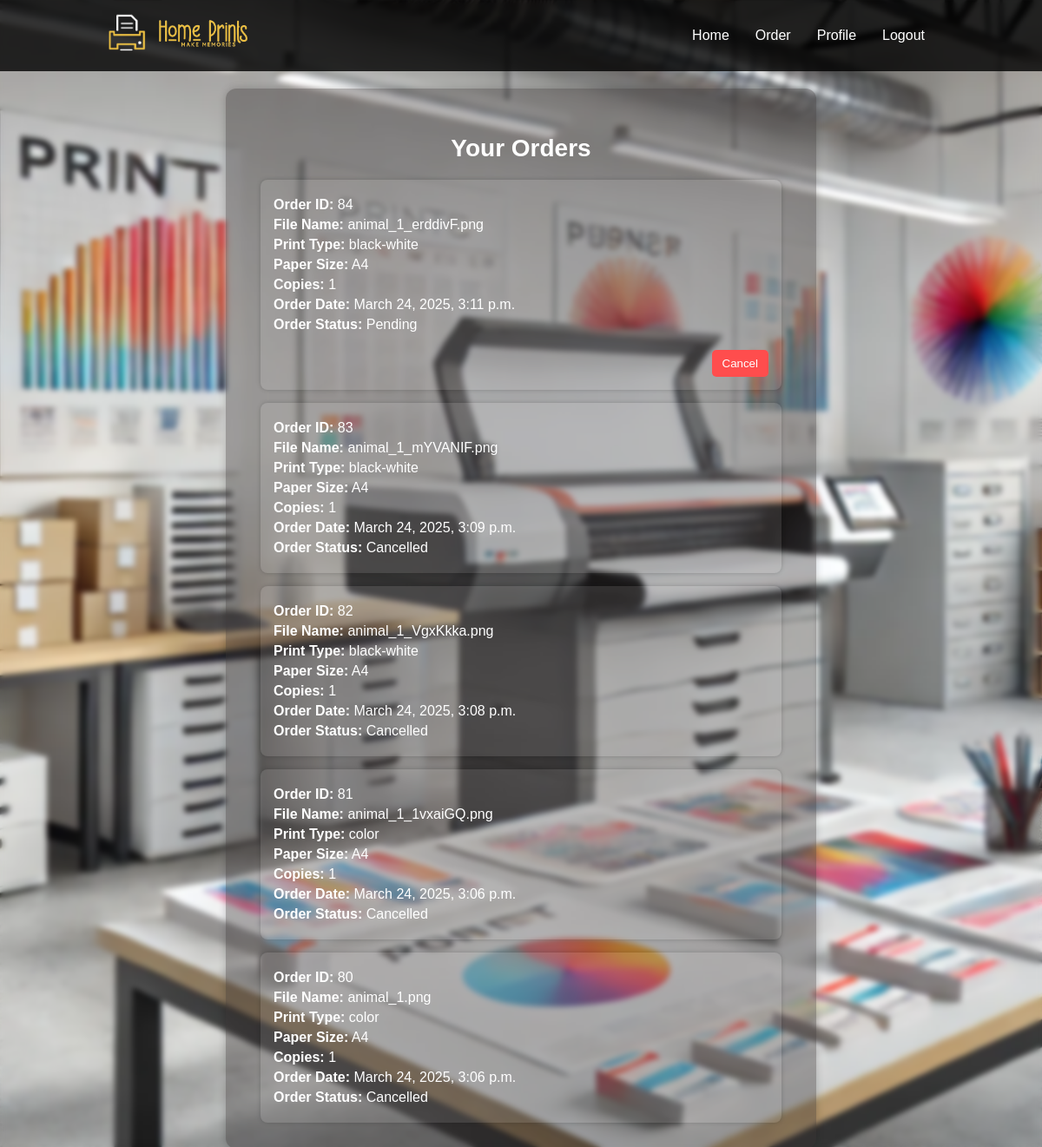
The page /list_orders/ (signed in) on the database its author committed.
### user/models.py (models this page shows, shortened)
class PrintOrder(models.Model):
    user = models.ForeignKey(User, on_delete=models.CASCADE)  # Link directly to the default User model
    file = models.FileField()  # File uploaded to /media/orders/
    print_type = models.CharField(max_length=20, choices=[('black-white', 'Black & White'), ('color', 'Color')])
    paper_size = models.CharField(max_length=10, choices=[('A4', 'A4'), ('A3', 'A3'), ('Letter', 'Letter'), ('Legal', 'Legal')])
    copies = models.PositiveIntegerField()
    notes = models.TextField(blank=True, null=True)
    total_amount = models.DecimalField(max_digits=10, decimal_places=2, default=0.00)
    razorpay_order_id = models.CharField(max_length=100, blank=True, null=True)
    razorpay_payment_id = models.CharField(max_length=100, blank=True, null=True)
    payment_status = models.CharField(max_length=20, choices=[('COD', 'COD'), ('Paid', 'Paid')], default='COD')
    order_date = models.DateTimeField(auto_now_add=True)  # Auto store order timestamp
    order_status = models.CharField(max_length=20, choices=[('Pending', 'Pending'), ('Processing', 'Processing'), ('Completed', 'Completed'), ('Cancelled', 'Cancelled')], default='Pending')

### user/views.py (the view)
# urls.py: path('list_orders/', list_orders, name='list_orders'),
def list_orders(request):
    user_orders = PrintOrder.objects.filter(user=request.user).order_by('-order_date')  # Fetch orders
    return render(request, 'list_orders.html', {'user_orders': user_orders})

### templates/list_orders.html (shortened to what this page needs)
{% load static %}
<!DOCTYPE html>
<html lang="en">
<head>
    <link rel="stylesheet" href="{% static 'css/list_orders.css' %}">
</head>
<body>
    <header>
        <div>
            <img src="{% static 'images/logo.png' %}" alt="PrintEase Logo" class="logo">
            <img src="{% static 'images/text.png' %}" alt="text" class="text">
        </div>
        <nav>
            <ul>
                <li><a href="{% url 'home' %}">Home</a></li>
                <li><a href="{% url 'order' %}">Order</a></li>
                <li><a href="{% url 'profile' %}">Profile</a></li>
                <li><a href="{% url 'signout' %}">Logout</a></li>
            </ul>
        </nav>
    </header>
    <section class="orders-container">
        <h2>Your Orders</h2>
        <div class="orders-list">
            {% for order in user_orders %}
                <div class="order-box">
                    <p><strong>Order ID:</strong> {{ order.id }}</p>
                    <p><strong>File Name:</strong> {{ order.file.name }}</p>
                    <p><strong>Print Type:</strong> {{ order.print_type }}</p>
                    <p><strong>Paper Size:</strong> {{ order.paper_size }}</p>
                    <p><strong>Copies:</strong> {{ order.copies }}</p>
                    <p><strong>Order Date:</strong> {{ order.order_date }}</p>
                    <p><strong>Order Status:</strong> {{ order.order_status }}</p>
                    {% if order.order_status != "Processing" and order.order_status != "Cancelled" %}
                        <div class="btn-cancel-container">
                            <form method="POST" action="{% url 'cancel_order' order.id %}">
                                <button type="submit" class="btn-cancel">Cancel</button>
                            </form>
                        </div>
                    {% elif order.order_status != "Cancelled" %}
                        <span class="disabled-text">Cannot Cancel</span>
                    {% endif %}
                </div>
            {% empty %}
                <p>No orders found.</p>
            {% endfor %}
        </div>
    </section>
</body>
</html>

### static/css/list_orders.css (style rules this page uses)
body { font-family: Arial, sans-serif; margin: 0; padding: 0; background-image: url('../images/bck.webp'); backdrop-filter: blur(3px); background-size: cover; background-position: center; color: #333; }
header { display: flex; justify-content: space-between; align-items: center; padding: 15px 10%; background: rgba(0, 0, 0, 0.8); }
.logo { width: 50px; }
.text { width: 120px; }
nav ul { list-style: none; display: flex; }
nav ul li { margin: 0 15px; }
nav ul li a { text-decoration: none; color: white; font-size: 16px; }
.orders-container { width: 80%; max-width: 600px; background: rgba(55, 50, 50, 0.375); color: #fff; border-radius: 12px; padding: 30px 40px; text-align: center; box-shadow: 0 0 10px rgba(0, 0, 0, .2); margin: 20px auto; }
.orders-container h2 { font-size: 28px; margin-bottom: 20px; }
.orders-list { display: flex; flex-direction: column; gap: 15px; }
.order-box { background: rgba(255, 255, 255, 0.1); padding: 15px; border-radius: 8px; text-align: left; box-shadow: 0 0 5px rgba(0, 0, 0, 0.2); }
.order-box p { margin: 5px 0; font-size: 16px; }
.btn-cancel { background-color: #ff4d4d; color: white; border: none; padding: 8px 12px; cursor: pointer; border-radius: 5px; transition: background 0.3s; }
.btn-cancel-container { display: flex; justify-content: right; margin-top: 20px; }

### rows shown on the page
PrintOrder: id "84", file.name "animal_1_erddivF.png", print_type "black-white", paper_size "A4", copies "1", order_date "March 24, 2025, 3:11 p.m.", order_status "Pending", shows "Cancel"
PrintOrder: id "83", file.name "animal_1_mYVANIF.png", print_type "black-white", paper_size "A4", copies "1", order_date "March 24, 2025, 3:09 p.m.", order_status "Cancelled"
PrintOrder: id "82", file.name "animal_1_VgxKkka.png", print_type "black-white", paper_size "A4", copies "1", order_date "March 24, 2025, 3:08 p.m.", order_status "Cancelled"
PrintOrder: id "81", file.name "animal_1_1vxaiGQ.png", print_type "color", paper_size "A4", copies "1", order_date "March 24, 2025, 3:06 p.m.", order_status "Cancelled"
PrintOrder: id "80", file.name "animal_1.png", print_type "color", paper_size "A4", copies "1", order_date "March 24, 2025, 3:06 p.m.", order_status "Cancelled"
